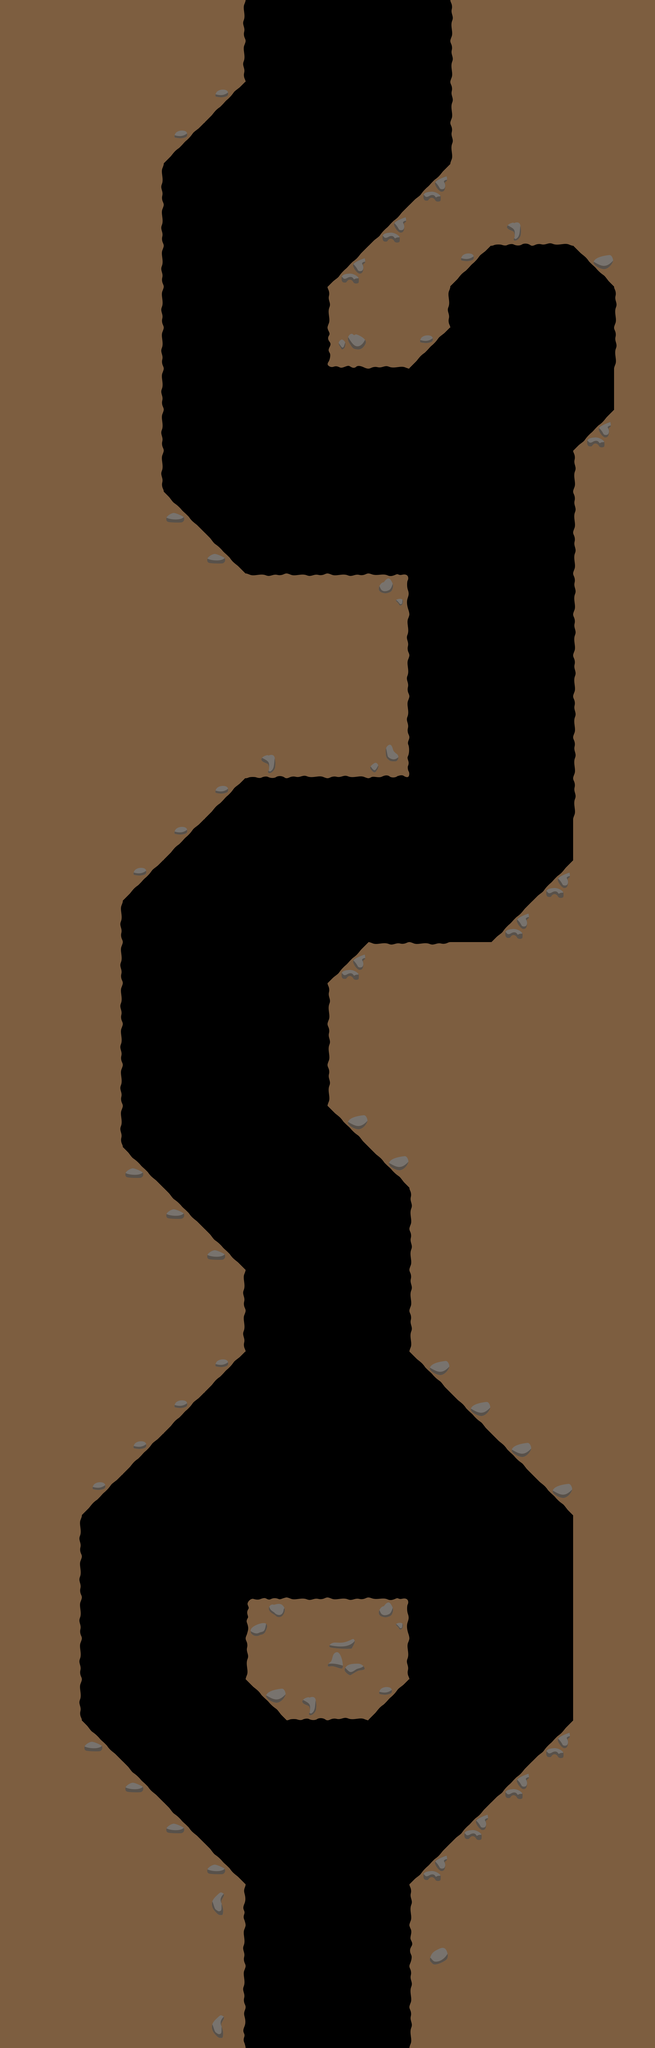

This is a level from a 2D game, rendered from its Tiled map with the project's own tilesets. A one-line summary and the map file follow, with tile-layer data summarised:
An orthogonal 16x50 tile map with 128x128 px tiles, 1 tile layer (Tile Layer 1) and 90 objects.

<map version="1.0" tiledversion="1.1.2" orientation="orthogonal" renderorder="right-down" width="16" height="50" tilewidth="128" tileheight="128" infinite="0" nextobjectid="103">
 <tileset firstgid="1" source="Tileset1.tsx" />
 <layer name="Tile Layer 1" width="16" height="50">
  <data>[800 cells, 476 non-empty, 14 distinct tile ids]</data>
 </layer>
 <objectgroup color="#aa0000" name="walls-rectangle">
  <object id="4" x="2.21096e-12" y="0" width="512" height="2688" />
  <object id="5" x="512" y="1792" width="768" height="640" />
  <object id="6" x="512" y="0" width="256" height="256" />
  <object id="7" x="1152" y="768" width="256" height="128" />
  <object id="8" x="512" y="1664" width="128" height="128" />
  <object id="9" x="512" y="256" width="128" height="128" />
  <object id="11" x="3.18315e-12" y="2688" width="256" height="3712" />
  <object id="12" x="256" y="3968" width="512" height="256" />
  <object id="13" x="768" y="4992" width="512" height="256" />
  <object id="14" x="256" y="4224" width="256" height="256" />
  <object id="15" x="256" y="3712" width="256" height="256" />
  <object id="16" x="256" y="2688" width="128" height="1024" />
  <object id="17" x="512" y="2432" width="128" height="128" />
  <object id="18" x="1152" y="2944" width="640" height="640" />
  <object id="20" x="1664" y="2816" width="128" height="128" />
  <object id="21" x="1024" y="3072" width="128" height="384" />
  <object id="22" x="1280" y="3584" width="512" height="640" />
  <object id="23" x="1536" y="4224" width="256" height="256" />
  <object id="24" x="1280" y="5888" width="512" height="512" />
  <object id="25" x="256" y="5888" width="512" height="512" />
  <object id="26" x="256" y="5632" width="256" height="256" />
  <object id="27" x="256" y="5504" width="128" height="128" />
  <object id="28" x="512" y="5760" width="128" height="128" />
  <object id="29" x="1408" y="5760" width="128" height="128" />
  <object id="30" x="1536" y="5632" width="256" height="256" />
  <object id="31" x="1664" y="5504" width="128" height="128" />
  <object id="32" x="256" y="4480" width="128" height="128" />
  <object id="33" x="512" y="4224" width="128" height="128" />
  <object id="34" x="512" y="3840" width="128" height="128" />
  <object id="35" x="1408" y="4224" width="128" height="128" />
  <object id="36" x="896" y="5248" width="256" height="128" />
  <object id="37" x="1920" y="768" width="128" height="512" />
  <object id="38" x="1664" y="4480" width="128" height="128" />
  <object id="39" x="640" y="1728" width="64" height="64" />
  <object id="40" x="512" y="1600" width="64" height="64" />
  <object id="41" x="640" y="2432" width="64" height="64" />
  <object id="42" x="512" y="2560" width="64" height="64" />
  <object id="43" x="384" y="2688" width="64" height="64" />
  <object id="44" x="384" y="3648" width="64" height="64" />
  <object id="45" x="512" y="3776" width="64" height="64" />
  <object id="46" x="640" y="3904" width="64" height="64" />
  <object id="47" x="1600" y="2880" width="64" height="64" />
  <object id="49" x="1728" y="2752" width="64" height="64" />
  <object id="50" x="1088" y="3008" width="64" height="64" />
  <object id="51" x="1088" y="3456" width="64" height="64" />
  <object id="52" x="1088" y="3456" width="64" height="64" />
  <object id="53" x="1216" y="3584" width="64" height="64" />
  <object id="54" x="1344" y="4224" width="64" height="64" />
  <object id="55" x="1472" y="4352" width="64" height="64" />
  <object id="56" x="1600" y="4480" width="64" height="64" />
  <object id="57" x="1728" y="4608" width="64" height="64" />
  <object id="58" x="1152" y="5248" width="64" height="64" />
  <object id="59" x="832" y="5248" width="64" height="64" />
  <object id="60" x="256" y="5440" width="64" height="64" />
  <object id="61" x="384" y="5568" width="64" height="64" />
  <object id="62" x="512" y="5696" width="64" height="64" />
  <object id="63" x="640" y="5824" width="64" height="64" />
  <object id="64" x="1344" y="5824" width="64" height="64" />
  <object id="65" x="1472" y="5696" width="64" height="64" />
  <object id="66" x="1600" y="5568" width="64" height="64" />
  <object id="67" x="1728" y="5440" width="64" height="64" />
  <object id="68" x="640" y="4224" width="64" height="64" />
  <object id="69" x="512" y="4352" width="64" height="64" />
  <object id="70" x="384" y="4480" width="64" height="64" />
  <object id="71" x="256" y="4608" width="64" height="64" />
  <object id="72" x="1408" y="768" width="64" height="64" />
  <object id="73" x="1856" y="768" width="64" height="64" />
  <object id="74" x="1856" y="1344" width="64" height="64" />
  <object id="75" x="1216" y="704" width="64" height="64" />
  <object id="76" x="1088" y="832" width="64" height="64" />
  <object id="77" x="640" y="256" width="64" height="64" />
  <object id="78" x="512" y="384" width="64" height="64" />
  <object id="79" x="768" y="0" width="640" height="128" />
  <object id="93" x="1408" y="0" width="640" height="768" />
  <object id="94" x="1280" y="640" width="128" height="128" />
  <object id="95" x="1344" y="576" width="64" height="64" />
  <object id="98" x="1792" y="1408" width="256" height="4992" />
  <object id="99" x="1920" y="1280" width="128" height="128" />
  <object id="100" x="1024" y="896" width="384" height="128" />
  <object id="101" x="1024" y="1024" width="256" height="128" />
  <object id="102" x="1280" y="1024" width="64" height="64" />
 </objectgroup>
 <objectgroup name="frog-spawn-rectangle">
  <object id="80" x="1280" y="256" width="128" height="128" />
 </objectgroup>
 <objectgroup color="#ffff00" name="timecoin-rectangle">
  <object id="81" x="1664" y="896" width="128" height="128" />
 </objectgroup>
 <objectgroup name="roundfish-1-start">
  <object id="90" x="384" y="4608" width="128" height="128" />
 </objectgroup>
 <objectgroup name="roundfish-1-end">
  <object id="83" x="1536" y="4608" width="128" height="128" />
 </objectgroup>
 <objectgroup color="#00aa00" name="grass-up">
  <object id="84" x="896" y="4736" width="256" height="256" />
 </objectgroup>
 <objectgroup color="#00aa00" name="grass-down">
  <object id="92" x="1024" y="1152" width="256" height="256" />
 </objectgroup>
 <objectgroup color="#0000ff" name="checkpoint-rectangle">
  <object id="86" x="1152" y="2432" width="128" height="512" />
 </objectgroup>
 <objectgroup name="arrow-left">
  <object id="97" x="1152" y="2624" width="128" height="128" />
 </objectgroup>
 <objectgroup name="endzone-rectangle">
  <object id="87" x="768" y="6272" width="512" height="128" />
 </objectgroup>
</map>